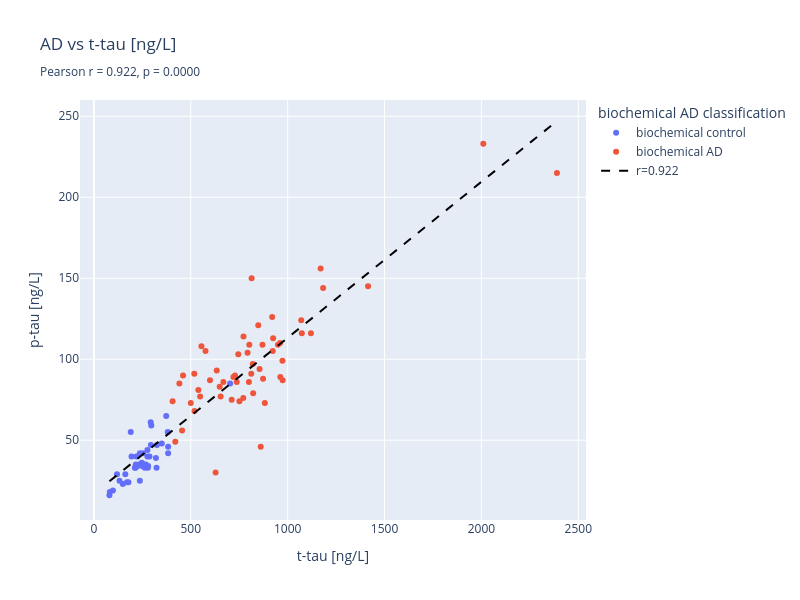

The notebook cell this image was saved under:
### Code cell
fig = px.scatter(d_groups,
                 x='t-tau [ng/L]',
                 y='p-tau [ng/L]',
                 color='biochemical AD classification',
                 title=f'AD vs t-tau [ng/L]<br><sub>Pearson r = {r:.3f}, p = {p_value:.4f}</sub>')


slope, intercept = np.polyfit(df_clean['t-tau [ng/L]'], df_clean['p-tau [ng/L]'], 1)
x_range = np.array([df_clean['t-tau [ng/L]'].min(), df_clean['t-tau [ng/L]'].max()])
y_range = slope * x_range + intercept

fig.add_scatter(x=x_range, y=y_range, 
                mode='lines',
                name=f'r={r:.3f}',
                line=dict(color='black', dash='dash'))

fig.update_layout(
    width=800,
    height=600,
)
fig.show()

### Figure 1 — Plotly figure (JSON) as saved in the notebook; plotly's stock layout.template omitted (floating-point values rounded to 4 significant figures)
{"data": [{"hovertemplate": "biochemical AD classification=biochemical control<br>t-tau [ng/L]=%{x}<br>p-tau [ng/L]=%{y}<extra></extra>", "legendgroup": "biochemical control", "marker": {"color": "#636efa", "symbol": "circle"}, "mode": "markers", "name": "biochemical control", "orientation": "v", "showlegend": true, "type": "scatter", "x": [703.0, 325.0, 222.0, 219.0, 350.0, 211.0, 294.0, 383.0, 237.0, 276.0, 215.0, 320.0, 149.0, 178.0, 247.0, 232.0, 268.0, 262.0, 278.0, 383.0, 162.0, 280.0, 323.0, 170.0, 82.0, 216.0, 253.0, 237.0, 259.0, 132.0, 287.0, 98.0, 381.0, 119.0, 296.0, 80.0, 226.0, 293.0, 276.0, 194.0, 190.0, 249.0, 373.0, NaN, NaN, NaN, NaN, NaN, NaN, NaN, NaN, NaN, NaN, NaN, NaN, NaN, NaN, NaN, NaN, 382.0, 245.0, 239.0, 201.0, 325.0, 276.0, 298.0, 950.0, 159.0, 290.0, 343.0, 366.0, 161.0, 412.0, 345.0, 169.0, 603.0, 839.0, 245.0, 428.0, 138.0, 78.0, 200.0, 218.0, 177.0, 369.0, 155.0, 268.0, 315.0, 104.0, 190.0, 490.0, 323.0, 432.0, 114.0, 372.0, 312.0, 275.0, 311.0, 366.0, 430.0, 380.0, 155.0, 312.0, 443.0, 383.0, 299.0, 262.0, 289.0, 591.0], "xaxis": "x", "y": [85.0, 47.0, 34.0, 40.0, 48.0, 33.0, 47.0, 46.0, 42.0, 40.0, 33.0, 39.0, 23.0, 24.0, 36.0, 35.0, 35.0, 33.0, 33.0, 42.0, 29.0, 34.0, 33.0, 24.0, 18.0, 35.0, 42.0, 25.0, 35.0, 25.0, 40.0, 19.0, 55.0, 29.0, 59.0, 16.0, 34.0, 61.0, 44.0, 40.0, 55.0, 34.0, 65.0, NaN, NaN, NaN, NaN, NaN, NaN, NaN, NaN, NaN, NaN, NaN, NaN, NaN, NaN, NaN, NaN, NaN, NaN, NaN, NaN, NaN, NaN, NaN, NaN, NaN, NaN, NaN, NaN, NaN, NaN, NaN, NaN, NaN, NaN, NaN, NaN, NaN, NaN, NaN, NaN, NaN, NaN, NaN, NaN, NaN, NaN, NaN, NaN, NaN, NaN, NaN, NaN, NaN, NaN, NaN, NaN, NaN, NaN, NaN, NaN, NaN, NaN, NaN, NaN, NaN, NaN], "yaxis": "y"}, {"hovertemplate": "biochemical AD classification=biochemical AD<br>t-tau [ng/L]=%{x}<br>p-tau [ng/L]=%{y}<extra></extra>", "legendgroup": "biochemical AD", "marker": {"color": "#EF553B", "symbol": "circle"}, "mode": "markers", "name": "biochemical AD", "orientation": "v", "showlegend": true, "type": "scatter", "x": [518.0, 974.0, 950.0, 873.0, 961.0, 1170.0, 745.0, 634.0, 2010.0, 668.0, 599.0, 1120.0, 1070.0, 2390.0, 973.0, 870.0, 649.0, 793.0, 1073.0, 720.0, 737.0, 822.0, 771.0, 711.0, 820.0, 654.0, 923.0, 728.0, 812.0, 814.0, 576.0, 460.0, 1415.0, 455.0, 406.0, 920.0, 772.0, 548.0, 441.0, 861.0, 800.0, 848.0, 628.0, 751.0, 500.0, 539.0, 962.0, 420.0, 855.0, 1183.0, 882.0, 555.0, 519.0, 925.0, 802.0, 685.0, 521.0, 473.0, 542.0, 1060.0, 1200.0, 1200.0, 411.0, 538.0, 964.0, 943.0, 856.0, 1200.0, 1200.0, 790.0, 564.0, 834.0, 637.0, 637.0, 826.0, 891.0, 702.0, 720.0, 804.0, 508.0, 757.0, 1120.0, 881.0, 427.0, 1090.0, 1223.0, 527.0, 1945.0], "xaxis": "x", "y": [91.0, 87.0, 109.0, 88.0, 110.0, 156.0, 103.0, 93.0, 233.0, 86.0, 87.0, 116.0, 124.0, 215.0, 99.0, 109.0, 83.0, 104.0, 116.0, 89.0, 86.0, 79.0, 76.0, 75.0, 97.0, 77.0, 105.0, 90.0, 91.0, 150.0, 105.0, 90.0, 145.0, 56.0, 74.0, 126.0, 114.0, 77.0, 85.0, 46.0, 86.0, 121.0, 30.0, 74.0, 73.0, 81.0, 89.0, 49.0, 94.0, 144.0, 73.0, 108.0, 68.0, 113.0, 109.0, NaN, NaN, NaN, NaN, NaN, NaN, NaN, NaN, NaN, NaN, NaN, NaN, NaN, NaN, NaN, NaN, NaN, NaN, NaN, NaN, NaN, NaN, NaN, NaN, NaN, NaN, NaN, NaN, NaN, NaN, NaN, NaN, NaN], "yaxis": "y"}, {"line": {"color": "black", "dash": "dash"}, "mode": "lines", "name": "r=0.922", "type": "scatter", "x": [80.0, 2390.0], "y": [24.63, 247.1]}], "layout": {"height": 600, "legend": {"title": {"text": "biochemical AD classification"}, "tracegroupgap": 0}, "title": {"text": "AD vs t-tau [ng/L]<br><sub>Pearson r = 0.922, p = 0.0000</sub>"}, "width": 800, "xaxis": {"anchor": "y", "domain": [0, 1], "title": {"text": "t-tau [ng/L]"}}, "yaxis": {"anchor": "x", "domain": [0, 1], "title": {"text": "p-tau [ng/L]"}}}}
